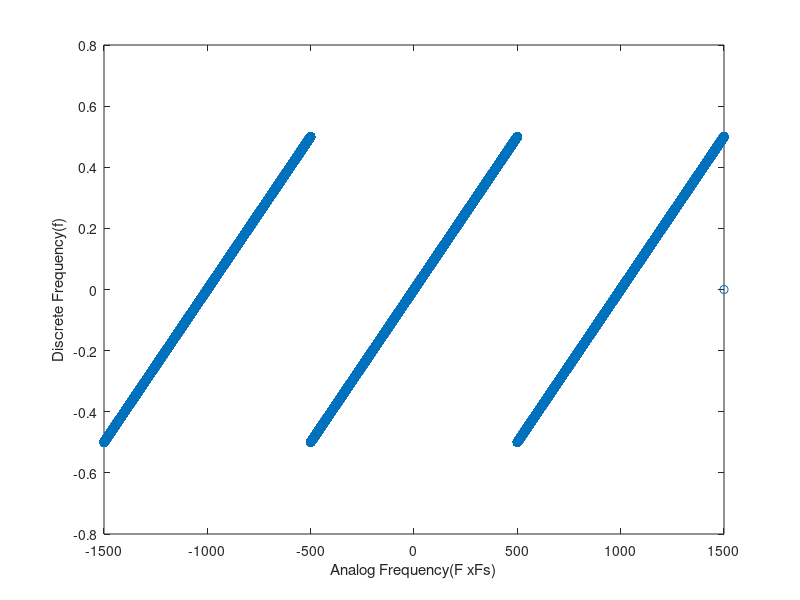

The MATLAB source for this figure:
clc 
clear
close all

%%
delt=0.001;
Fs=1/delt;
Fv=-3/2*Fs:delt:3/2*Fs;
fv = zeros(size(Fv));
fv(Fv>=-3/2*Fs & Fv<-1/2*Fs) = 1+ 1/Fs*Fv(Fv>=-3/2*Fs & Fv<-1/2*Fs);
fv(Fv>=-1/2*Fs & Fv<1/2*Fs)=1/Fs*Fv(Fv>=-1/2*Fs & Fv<1/2*Fs);
fv(Fv>=1/2*Fs & Fv<3/2*Fs)=-1+1/Fs*Fv(Fv>=1/2*Fs & Fv<3/2*Fs);

plot(Fv,fv,'o');
xlabel('Analog Frequency(F xFs)');
ylabel('Discrete Frequency(f)');